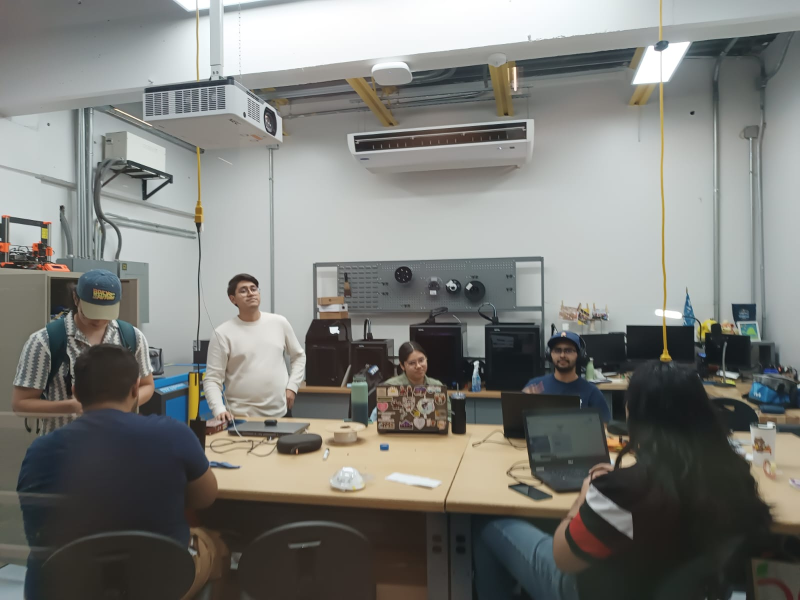
#> input picture Conteo de objetos/8.jpeg, 1600 x 1200 px (shown at 1/2 size)
$ python conteo_objetos.py
#> lines starting #> are read from the running program, lines starting #| are printed output that depends on the picture
# import the necessary packages
import numpy as np
import cv2

# initialize the HOG descriptor/person detector
hog = cv2.HOGDescriptor()
hog.setSVMDetector(cv2.HOGDescriptor_getDefaultPeopleDetector())

cv2.startWindowThread()

# Cargamos la imagen
frame = cv2.imread('8.jpeg')
#> frame is the input picture: shape (1200, 1600, 3); mean B, G, R 121, 125.2, 124.5

# resizing for faster detection
frame = cv2.resize(frame, (640, 480))
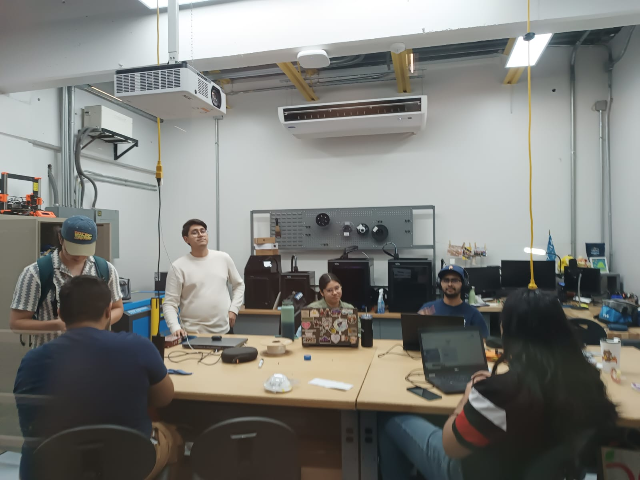
#> frame: shape (480, 640, 3); mean B, G, R 121, 125.2, 124.5
# using a greyscale picture, also for faster detection
gray = cv2.cvtColor(frame, cv2.COLOR_RGB2GRAY)
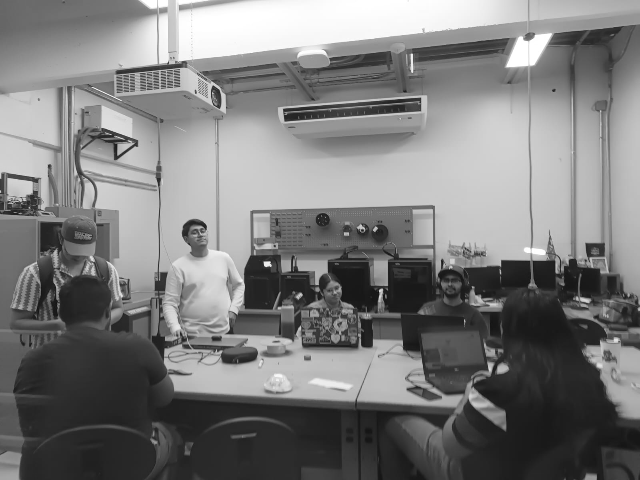
#> gray: shape (480, 640); min 13, max 255, mean 123.8

# detect people in the image
# returns the bounding boxes for the detected objects

boxes, weights = hog.detectMultiScale(frame, winStride=(8,8) )
#> boxes = (); weights = ()

boxes = np.array([[x, y, x + w, y + h] for (x, y, w, h) in boxes])
#> boxes = empty array

for (xA, yA, xB, yB) in boxes:
    # display the detected boxes in the colour picture
    cv2.rectangle(frame, (xA, yA), (xB, yB),
                (0, 255, 0), 2)

    # Display the resulting frame
    cv2.imshow('frame',frame)
    cv2.waitKey(0)

    if cv2.waitKey(1) & 0xFF == ord('q'):
        break
#> this loop made 0 passes

# finally, close the window
cv2.destroyAllWindows()
cv2.waitKey(0)

$ run again, with Conteo de objetos/1.jpeg copied over Conteo de objetos/8.jpeg
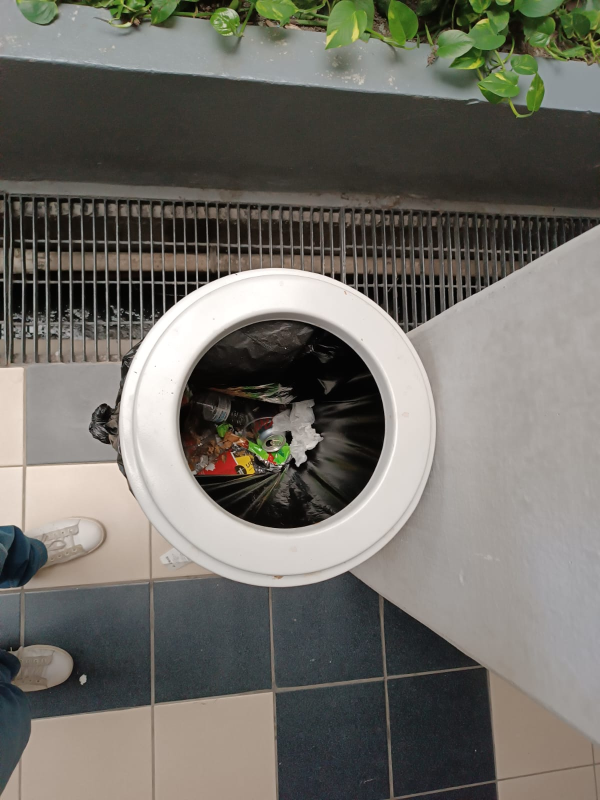
#> input picture Conteo de objetos/1.jpeg, 1200 x 1600 px (shown at 1/2 size)
#> frame is the input picture: shape (1600, 1200, 3); mean B, G, R 102.4, 109.3, 111.6
#> frame: shape (480, 640, 3)
#> `gray = cv2.cvtColor(frame, cv2.COLOR_RGB2GRAY)`:
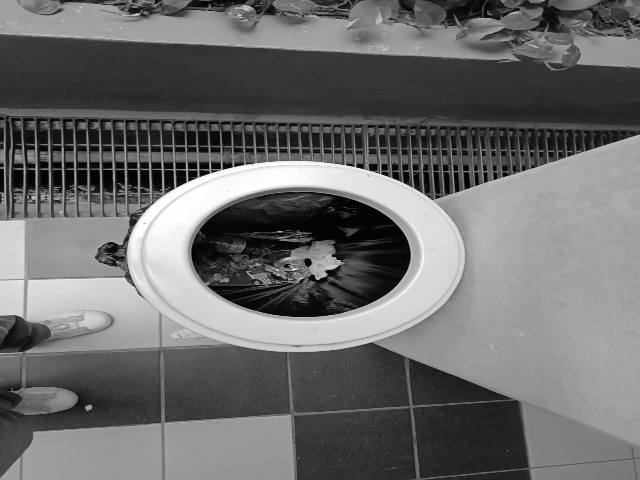
#> gray: shape (480, 640); min 0, max 255, mean 107.4
#> `boxes, weights = hog.detectMultiScale(frame, winStride=(8,8) )`: boxes = [[102, 172, 74, 148]]; weights = [0.594]
#> `boxes = np.array([[x, y, x + w, y + h] for (x, y, w, h) in boxes])`: boxes = [[102, 172, 176, 320]]
#> the loop `for (xA, yA, xB, yB) in boxes:` made 1 pass; (key q is pressed on pass 1)
#> pass 1, `cv2.imshow('frame',frame)`:
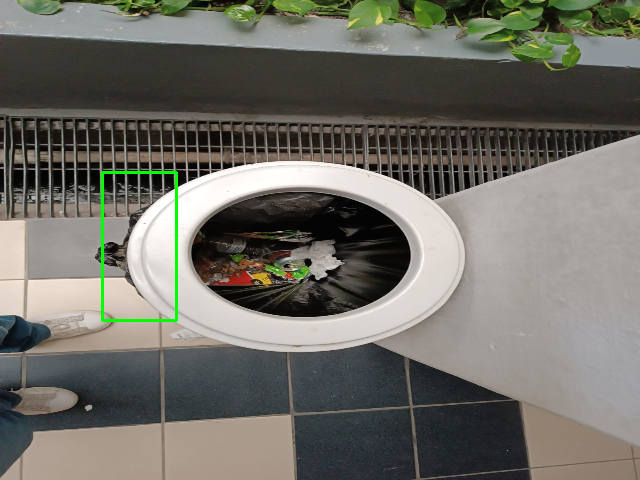
#> window 'frame': shape (480, 640, 3); mean B, G, R 101.7, 109.7, 110.8

$ run again, with Conteo de objetos/10.jpeg copied over Conteo de objetos/8.jpeg
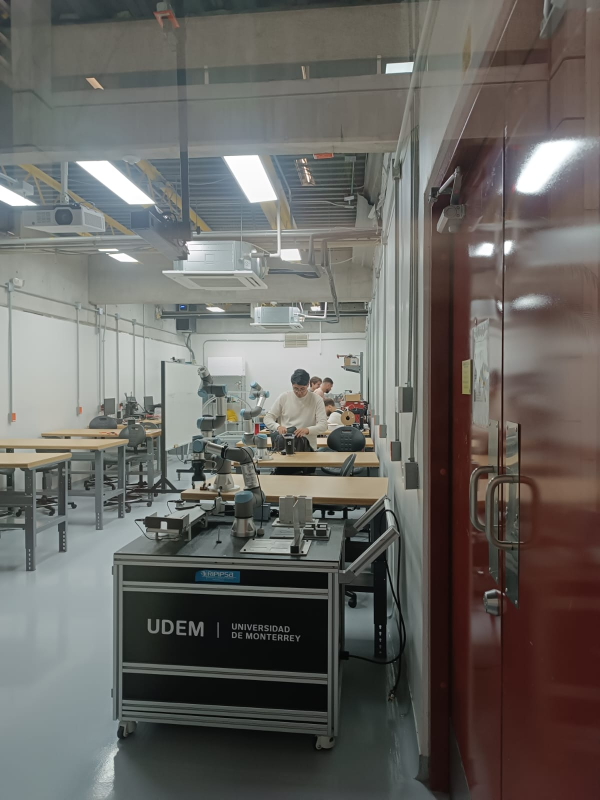
#> input picture Conteo de objetos/10.jpeg, 1200 x 1600 px (shown at 1/2 size)
#> frame is the input picture: shape (1600, 1200, 3); mean B, G, R 97.4, 101.5, 103.8
#> `frame = cv2.resize(frame, (640, 480))`:
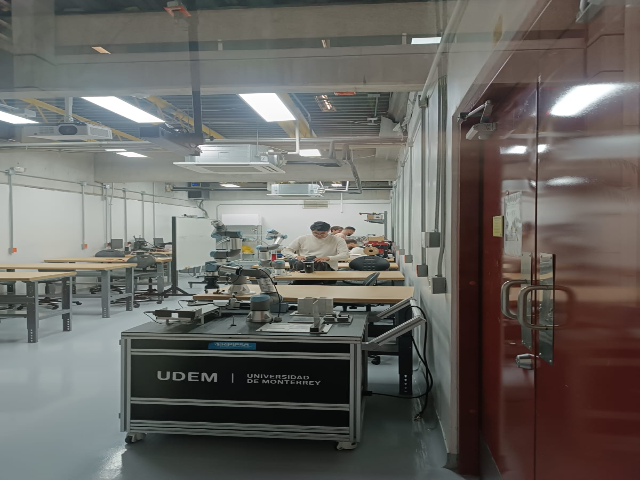
#> frame: shape (480, 640, 3); mean B, G, R 97.3, 101.5, 103.7
#> `gray = cv2.cvtColor(frame, cv2.COLOR_RGB2GRAY)`:
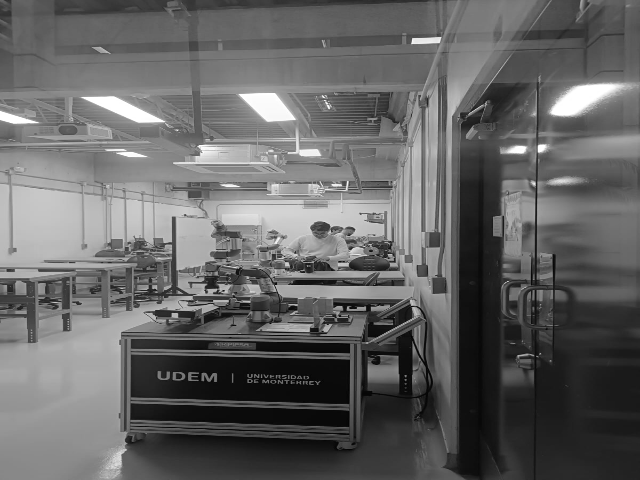
#> gray: shape (480, 640); min 2, max 255, mean 100.5
#> `boxes, weights = hog.detectMultiScale(frame, winStride=(8,8) )`: boxes = ()
#> `boxes = np.array([[x, y, x + w, y + h] for (x, y, w, h) in boxes])`: boxes = empty array

$ run again, with Conteo de objetos/11.jpeg copied over Conteo de objetos/8.jpeg
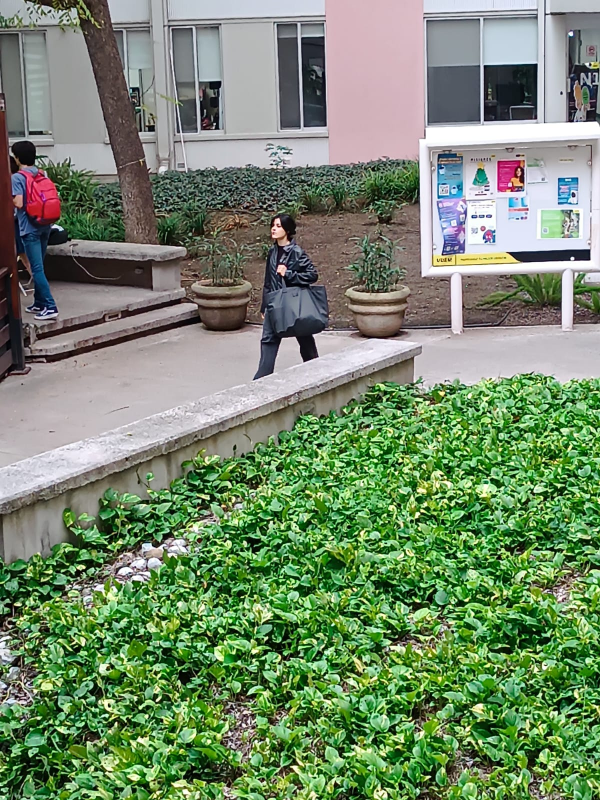
#> input picture Conteo de objetos/11.jpeg, 1200 x 1600 px (shown at 1/2 size)
#> frame is the input picture: shape (1600, 1200, 3); mean B, G, R 107.3, 137.4, 116.8
#> `frame = cv2.resize(frame, (640, 480))`:
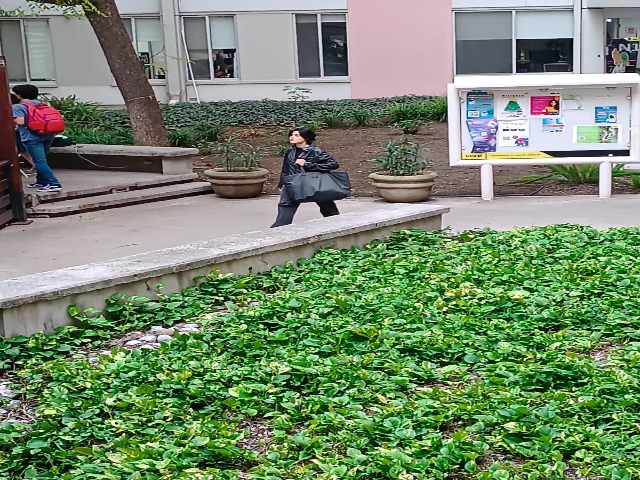
#> frame: shape (480, 640, 3); mean B, G, R 107.2, 137.3, 116.7
#> `gray = cv2.cvtColor(frame, cv2.COLOR_RGB2GRAY)`:
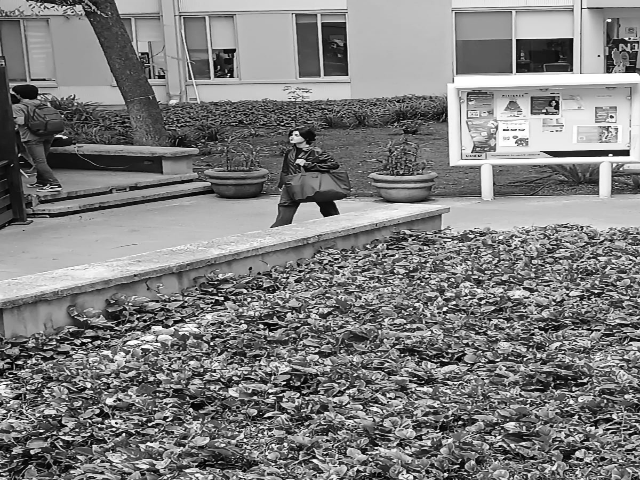
#> gray: shape (480, 640); min 0, max 255, mean 125.9
#> `boxes, weights = hog.detectMultiScale(frame, winStride=(8,8) )`: boxes = ()
#> `boxes = np.array([[x, y, x + w, y + h] for (x, y, w, h) in boxes])`: boxes = empty array
